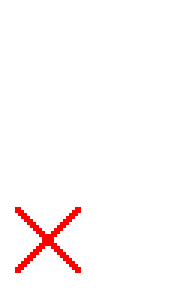
#> input picture input/sample.png, 64 x 96 px (shown 3 times larger); its folder holds only this picture in this run
$ python script.py
#> lines starting #> are read from the running program, lines starting #| are printed output that depends on the picture
import os
from PIL import Image

TILE_SIZE = 32
INPUT_DIR = 'input'
OUTPUT_DIR = 'output'


######################################################################################################
# Check if the specified range of pixels in the image is empty.
######################################################################################################
"""
Args:
    image (PIL.Image.Image): The input image.
    range_x (tuple): The range of x-coordinates.
    range_y (tuple): The range of y-coordinates.

Returns:
    bool: True if the pixels are empty, False otherwise.
"""
def are_empty_pixels(image, range_x, range_y):
    for x in range(*range_x):
        for y in range(*range_y):
            try:
                pixel = image.getpixel((x, y))
                if isinstance(pixel, int):  # Handle grayscale images
                    if pixel != 0:
                        return False
                else:  # Handle RGB images
                    if pixel[3] != 0:  # Check the alpha channel value
                        return False
            except IndexError:
                return False
    return True


######################################################################################################
# Crop the empty tiles from the image.
######################################################################################################
"""
Args:
    image (PIL.Image.Image): The input image.

Returns:
    PIL.Image.Image: The cropped image.
"""
def crop_empty_tiles(image):
    # Crop from the TOP
    while True:
        if image.height < TILE_SIZE or not are_empty_pixels(image, (0, image.width), (0, TILE_SIZE)):
            break
        # Calculate the new height after cropping
        new_height = image.height - TILE_SIZE
        if new_height <= 0:
            break
        image = image.crop((0, TILE_SIZE, image.width, image.height))

    # Crop from the LEFT
    while True:
        if image.width < TILE_SIZE or not are_empty_pixels(image, (0, TILE_SIZE), (0, image.height)):
            break
        # Calculate the new width after cropping
        new_width = image.width - TILE_SIZE
        if new_width <= 0:
            break
        image = image.crop((TILE_SIZE, 0, image.width, image.height))

    # Crop from the RIGHT
    while True:
        if image.width < TILE_SIZE or not are_empty_pixels(image, (image.width - TILE_SIZE, image.width), (0, image.height)):
            break
        # Calculate the new width after cropping
        new_width = image.width - TILE_SIZE
        if new_width <= 0:
            break
        image = image.crop((0, 0, image.width - TILE_SIZE, image.height))

    return image


###########################################################################################################
# MAIN FUNCTION: Iterates, crops, and saves images that meet size requirements.
###########################################################################################################
def remove_blank_tiles():
    try:
        if not os.path.exists(OUTPUT_DIR):
            os.mkdir(OUTPUT_DIR)

        for root, dirs, files in os.walk(INPUT_DIR):
            for file in files:
                if file.endswith('.png'):
                    input_path = os.path.join(root, file)
                    output_path = os.path.join(OUTPUT_DIR, os.path.relpath(root, INPUT_DIR), file)
                    # Create the output directory if it doesn't exist
                    os.makedirs(os.path.dirname(output_path), exist_ok=True)
                    try:
                        image = Image.open(input_path)
#> image is the input picture: PIL image 64x96 RGBA; mean R, G, B, A 5.1, 0, 0, 5.1
                        # Check if image size is multiple of TILE_SIZE
                        if image.width % TILE_SIZE == 0 and image.height % TILE_SIZE == 0:
                            print(f"Cropping: {input_path}")
                            cropped_image = crop_empty_tiles(image)
#> the loop in crop_empty_tiles, `while True:` made 3 passes
#> pass 1, in crop_empty_tiles, `image = image.crop((0, TILE_SIZE, image.width, image.height))`:
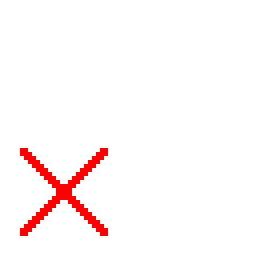
#> image: PIL image 64x64 RGBA (shown 4 times larger); mean R, G, B, A 7.7, 0, 0, 7.7; transparent parts drawn white
#> pass 2, in crop_empty_tiles, `image = image.crop((0, TILE_SIZE, image.width, image.height))`:
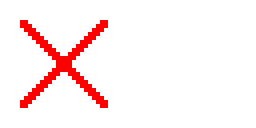
#> image: PIL image 64x32 RGBA (shown 4 times larger); mean R, G, B, A 15.4, 0, 0, 15.4; transparent parts drawn white
#> the loop in crop_empty_tiles, `while True:` made 2 passes
#> pass 1, in crop_empty_tiles, `image = image.crop((0, 0, image.width - TILE_SIZE, image.height))`:
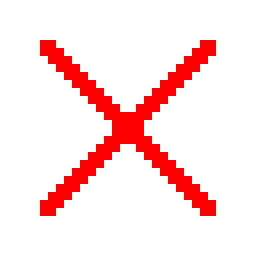
#> image: PIL image 32x32 RGBA (shown 8 times larger); mean R, G, B, A 30.9, 0, 0, 30.9; transparent parts drawn white
                            cropped_image.save(output_path)
                    except Exception as e:
                        print(f"Error processing image: {input_path}\n{e}")
    except Exception as e:
        print(f"An error occurred: {e}")


if __name__ == '__main__':
    try:
        remove_blank_tiles()
    except Exception as e:
        print(f"An error occurred: {e}")
